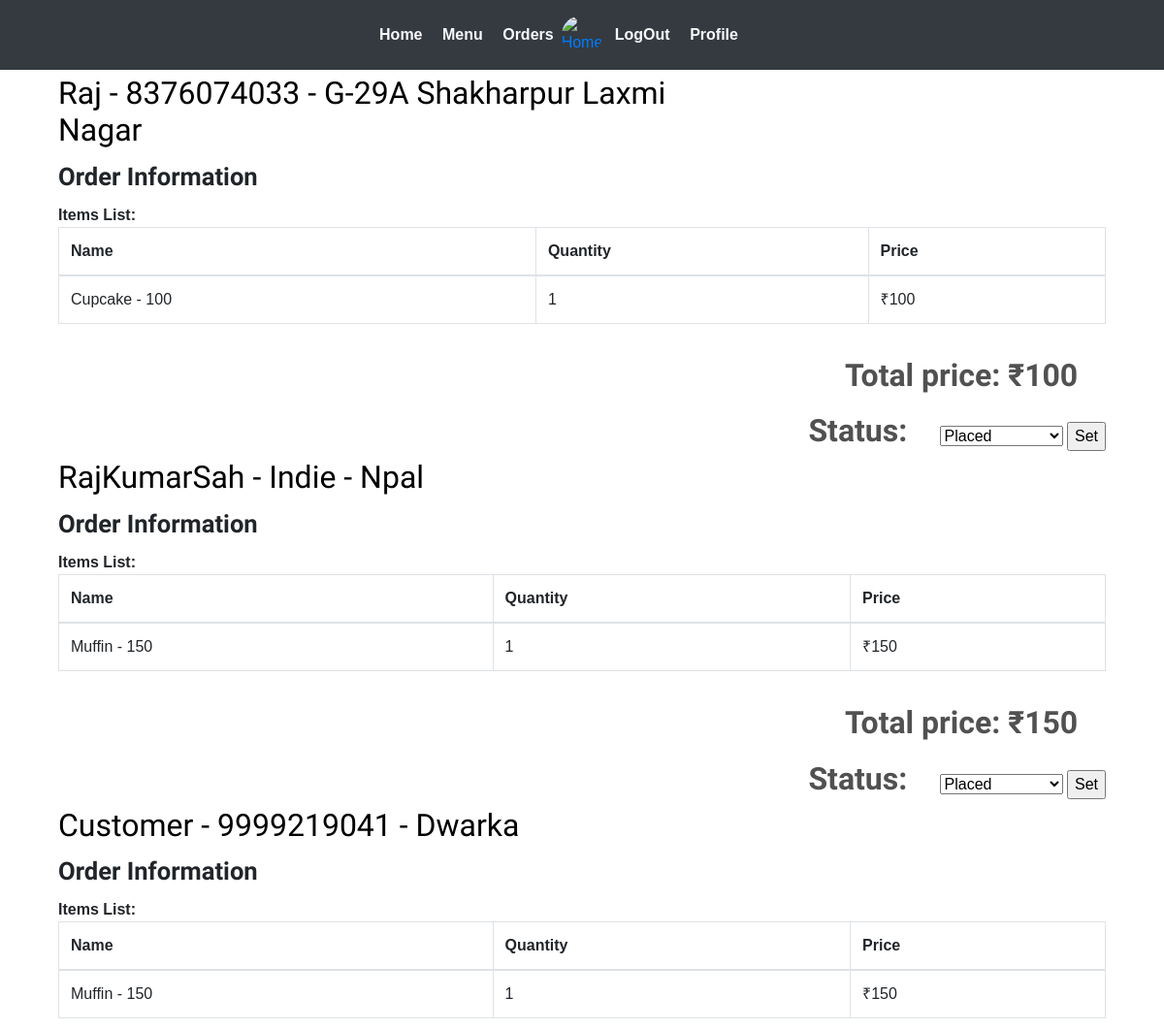
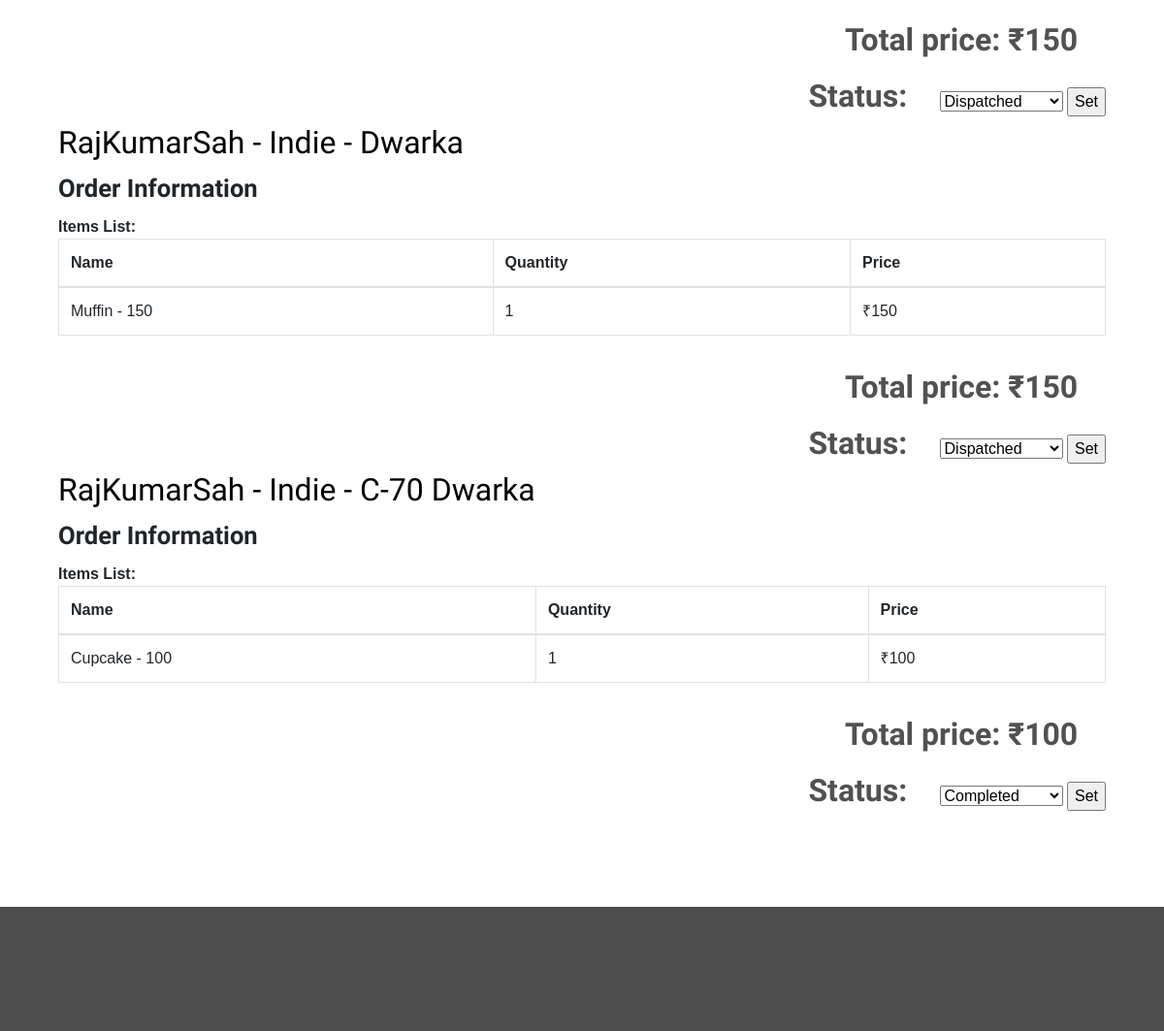
Page /restaurant/orderlist/ (signed in) on the committed database (2 pictures, top to bottom).
### webapp/models.py (models this page shows, shortened)
class Customer(models.Model):
	user 		= models.OneToOneField(settings.AUTH_USER_MODEL,on_delete=models.CASCADE)
	f_name   	= models.CharField(max_length=20,blank=False)
	l_name		= models.CharField(max_length=20,blank=False)
	city  		= models.CharField(max_length=40,blank=False)
	phone 		= models.CharField(max_length=10,blank=False)
	address		= models.TextField()

class Order(models.Model):
	id 				= models.AutoField(primary_key=True)
	total_amount    = models.IntegerField(default=0)
	timestamp       = models.DateTimeField(auto_now_add=True)
	delivery_addr   = models.CharField(max_length=50,blank=True)
	orderedBy       = models.ForeignKey(User ,on_delete=models.CASCADE)
	r_id			= models.ForeignKey(Restaurant ,on_delete=models.CASCADE)
	ORDER_STATE_WAITING 	 = "Waiting"
	ORDER_STATE_PLACED 		 = "Placed"
	ORDER_STATE_ACKNOWLEDGED = "Acknowledged"
	ORDER_STATE_COMPLETED    = "Completed"
	ORDER_STATE_CANCELLED    = "Cancelled"
	ORDER_STATE_DISPATCHED   = "Dispatched"
	ORDER_STATE_CHOICES = (
		(ORDER_STATE_WAITING,ORDER_STATE_WAITING),
	    (ORDER_STATE_PLACED, ORDER_STATE_PLACED),
	    (ORDER_STATE_ACKNOWLEDGED, ORDER_STATE_ACKNOWLEDGED),
	    (ORDER_STATE_COMPLETED, ORDER_STATE_COMPLETED),
	    (ORDER_STATE_CANCELLED, ORDER_STATE_CANCELLED),
	    (ORDER_STATE_DISPATCHED, ORDER_STATE_DISPATCHED)
	)
	status = models.CharField(max_length=50,choices=ORDER_STATE_CHOICES,default=ORDER_STATE_WAITING)

class Menu(models.Model):
	id 		 = models.AutoField(primary_key=True)
	item_id  = models.ForeignKey(Item,on_delete=models.CASCADE)
	r_id     = models.ForeignKey(Restaurant,on_delete=models.CASCADE)
	price    = models.IntegerField(blank=False)
	quantity = models.IntegerField(blank=False,default=0)
	def __str__(self):
		return self.item_id.fname+' - '+str(self.price)

class Item(models.Model):
	id 			= models.AutoField(primary_key=True)
	fname 		= models.CharField(max_length=30,blank=False)
	category 	= models.CharField(max_length=50,blank=False)

class Restaurant(models.Model):
	user        = models.OneToOneField(settings.AUTH_USER_MODEL,on_delete=models.CASCADE)
	rname 		= models.CharField(max_length=100,blank=False)
	info	 	= models.CharField(max_length=40,blank=False)
	min_ord		= models.CharField(max_length=5,blank=False)
	location    = models.CharField(max_length=40,blank=False)
	r_logo      = models.FileField(blank=False)
	REST_STATE_OPEN    = "Open"
	REST_STATE_CLOSE   = "Closed"
	REST_STATE_CHOICES =(
			(REST_STATE_OPEN,REST_STATE_OPEN),
			(REST_STATE_CLOSE,REST_STATE_CLOSE)
		)
	status 	= models.CharField(max_length=50,choices=REST_STATE_CHOICES,default=REST_STATE_OPEN,blank=False)
	approved = models.BooleanField(blank=False,default=True)

### webapp/views.py (the view, shortened to what this page needs)
# urls.py: path('restaurant/orderlist/',views.orderlist,name='orderlist'),
def orderlist(request):
	orders = Order.objects.filter(r_id=request.user.restaurant.id).order_by('-timestamp')
	corders = []
	for order in orders:
		user = User.objects.filter(id=order.orderedBy.id)
		user = user[0]
		corder = []
		if user.is_restaurant:
			corder.append(user.restaurant.rname)
			corder.append(user.restaurant.info)
		else:
			corder.append(user.customer.f_name)
			corder.append(user.customer.phone)
		items_list = orderItem.objects.filter(ord_id=order)
		items = []
		for item in items_list:
			citem = []
			citem.append(item.item_id)
			citem.append(item.quantity)
			menu = Menu.objects.filter(id=item.item_id.id)
			citem.append(menu[0].price*item.quantity)
			menu = 0
			items.append(citem)
		corder.append(items)
		corder.append(order.total_amount)
		corder.append(order.id)
		x = order.status
		if x == Order.ORDER_STATE_WAITING:
		    continue
		elif x == Order.ORDER_STATE_PLACED:
		    x = 1
		elif x == Order.ORDER_STATE_ACKNOWLEDGED:
			x = 2
		elif x == Order.ORDER_STATE_COMPLETED:
			x = 3
		elif x == Order.ORDER_STATE_DISPATCHED:
			x = 4
		elif x == Order.ORDER_STATE_CANCELLED:
			x = 5
		else:
			continue
		corder.append(x)
		corder.append(order.delivery_addr)
		corders.append(corder)
	context = {
		"orders" : corders,
	}
	return render(request,"webapp/order-list.html",context)

### webapp/templates/webapp/order-list.html (shortened to what this page needs)
{% extends 'webapp/base2.html' %}
{% block body %}
{% for order in orders %}
            <div class="container">
                    <div class="col-md-12 restaurent-title">
                        <div class="logo-title" style="border: 0;">
                            <h4>{{order.0}} - {{order.1}} - {{order.6}}</h4>
                        </div>
                    </div>
                    <div class="col-md-12 order-form-grid  wow fadeInLeft">
                        <h5>Order Information</h5>
                        <span>Items List:</span>
                        <div>
                            <table class="table table-hover table-bordered">
                                <thead>
                                    <th>
                                        Name
                                    </th>
                                    <th>
                                        Quantity
                                    </th>
                                    <th>
                                        Price
                                    </th>
                                </thead>
                                {% for x in order.2 %}
                                    <tr><td>{{x.0}}</td><td>{{x.1}}</td><td>&#x20b9;{{x.2}}</td></tr>
                                {% endfor %}
                            </table>
                        </div>
                    </div>
                    <div class="col-md-12 buy"  style="display: inline-block;">
                        <form action="" method="POST">{% csrf_token %}
                        <span>Total price: &#x20b9;{{order.3}}</span>
                        <span  style="display: inline;">Status:</span>
                        <select name="orderstatus">
                            {% if order.5 == 1 %}
                            <option value="1" selected>Placed</option>
                            {% endif %}
                            {% if order.5 == 3 %}
                            <option value="3" selected>Completed</option>
                            {% endif %}
                            {% if order.5 == 4 %}
                            <option value="4" selected>Dispatched</option>
                            {% endif %}
                        </select>
                        <input type="submit" value="Set" name="submit"/>
                        </form>
                    </div>
        </div>
{% endfor %}
{% endblock %}

### webapp/templates/webapp/base2.html (shortened to what this page needs)
<!DOCTYPE html>
<html>
<head>
   {% load staticfiles %}
  <link rel="stylesheet" type="text/css" href="{% static 'webapp/css/bootstrap.min.css'%}">
  <link href="/static/webapp/css/style.css" rel="stylesheet" type="text/css" media="all" />
  <link rel='stylesheet' href='https://maxcdn.bootstrapcdn.com/font-awesome/4.5.0/css/font-awesome.min.css' >
  <link href="//netdna.bootstrapcdn.com/bootstrap/3.0.0/css/bootstrap-glyphicons.css" rel="stylesheet">
  <link href="static/webapp/css/animate.css" rel='stylesheet' type='text-center/css' />
  </head>
  <body>
	<nav class="navbar navbar-expand-lg navbar-light bg-dark">
   		 <div class="container-fluid">
   		 	 <div class="navbar-collapse collapse w-100 dual-collapse2 order-1 order-md-0">
        <ul class="navbar-nav ml-auto text-center">
            <li class="nav-item active">
                <a class="nav-link text-light" href="{% url 'index' %}"><font size="3">&nbsp; <strong>Home</strong> </font></a>
            </li>
            <li class="nav-item">
                <a class="nav-link text-light" href="{% url  'mmenu' %}"><font size="3">&nbsp;<strong>Menu </strong></font></a>
            </li>
             <li class="nav-item">
                <a class="nav-link text-light" href="{% url  'orderlist' %}"><font size="3">&nbsp;<strong>Orders</strong></font></a>
            </li>
        </ul>
    </div>
    <div class="mx-auto my-2 order-0 order-md-1 position-relative">
        <a class="mx-auto" href="#">
            <img  src="/static/webapp/images/logo.png" style="height: 90px;width: 170px;" alt="Home" class="rounded-circle img-responsive">
        </a>
    </div>
    <div class="navbar-collapse collapse w-100 dual-collapse2 order-2 order-md-2">
        <ul class="navbar-nav mr-auto text-center">
          {% if request.user.is_authenticated %}
            <li class="nav-item">
                <a class="nav-link text-light " href="{% url 'logout' %}"><font size="3"> &nbsp;<strong>LogOut </strong> </font></a>
            </li>
            <li class="nav-item">
                <a class="nav-link text-light " href="{%url 'rprofile' %}"><font size="3"> &nbsp;<strong>Profile</strong></font></a>
            </li>
            {% endif %}
        </ul>
    </div>
</div>
</nav>
{% block body %}
{% endblock %}
<br>
<br>
<br>
<br>
<div class="footer">
    <div class="container-fluid">
    <div class="footer-copyright text-center py-3">
      </div>
  </div>
</div>
</body>
</html>

### webapp/static/webapp/css/style.css (style rules this page uses)
body { padding:0; margin:0; font-family: 'Source Sans Pro', sans-serif; }
body a { transition:0.5s all; -webkit-transition:0.5s all; -moz-transition:0.5s all; -o-transition:0.5s all; -ms-transition:0.5s all; }
input[type="button"],input[type="submit"] { transition:0.5s all; -webkit-transition:0.5s all; -moz-transition:0.5s all; -o-transition:0.5s all; -ms-transition:0.5s all; }
h1,h2,h3,h4,h5,h6 { margin:0; }
ul { margin:0; padding:0; }
.footer { padding:3em 0; background:#4D4D4D; }
.order-form-grid h5 { font-size:1.6em; font-weight:700; margin-bottom:0.5em; font-family: 'Lobster Two', cursive; }
.order-form-grid span { font-size:16px; font-weight:600; }
.restaurent-title h4 { color:#000000; font-size:2em; font-weight:500; font-family: 'Lobster Two', cursive; margin:5px 0 12px 0; }
.logo-title { border-bottom:1px dotted #000000; width: 63%; margin-bottom: 0.8em; }
.buy { text-align:right; margin-top: 0.8em; }
.buy span { color:#515151; font-size:2em; font-weight:600; display: block; margin: 0 0.9em 0.3em 0; font-family: 'Lobster Two', cursive; }

### rows in the picture
Customer: f_name "Raj", phone "8376074033"
Order: delivery_addr "G-29A Shakharpur Laxmi Nagar"
Menu: item_id+price "Cupcake - 100", x "1", price "100"
Restaurant: rname "RajKumarSah" "RajKumarSah" "RajKumarSah", info "Indie" "Indie" "Indie"
Order: delivery_addr "Npal"
Menu: item_id+price "Muffin - 150", r_id "1", price "150"
Customer: f_name "Customer", phone "9999219041"
Order: delivery_addr "Dwarka"
Order: delivery_addr "Dwarka"
Order: delivery_addr "C-70 Dwarka"

### other values in the picture
{{ order.3 }} "100" "150" "150" "150" "100"
